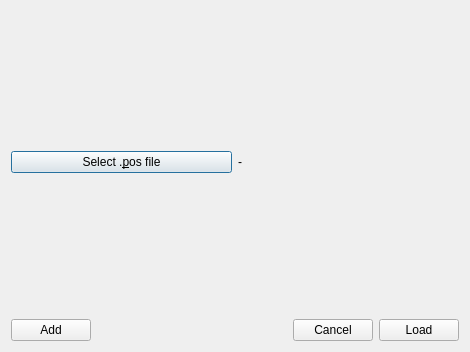
<?xml version="1.0" encoding="UTF-8"?>
<ui version="4.0">
 <class>loadDialog</class>
 <widget class="QDialog" name="loadDialog">
  <property name="geometry">
   <rect>
    <x>0</x>
    <y>0</y>
    <width>470</width>
    <height>352</height>
   </rect>
  </property>
  <property name="windowTitle">
   <string>Dialog</string>
  </property>
  <layout class="QVBoxLayout" name="verticalLayout_2">
   <item>
    <layout class="QVBoxLayout" name="verticalLayout">
     <item>
      <layout class="QHBoxLayout" name="horizontalLayout">
       <item>
        <widget class="QPushButton" name="posButton">
         <property name="text">
          <string>Select .&amp;pos file</string>
         </property>
        </widget>
       </item>
       <item>
        <widget class="QLabel" name="posLabel">
         <property name="text">
          <string>-</string>
         </property>
         <property name="buddy">
          <cstring>posButton</cstring>
         </property>
        </widget>
       </item>
      </layout>
     </item>
     <item>
      <layout class="QHBoxLayout" name="horizontalLayout_3">
       <item>
        <widget class="QPushButton" name="addButton">
         <property name="text">
          <string>Add</string>
         </property>
        </widget>
       </item>
       <item>
        <spacer name="horizontalSpacer">
         <property name="orientation">
          <enum>Qt::Horizontal</enum>
         </property>
         <property name="sizeHint" stdset="0">
          <size>
           <width>40</width>
           <height>20</height>
          </size>
         </property>
        </spacer>
       </item>
       <item>
        <widget class="QPushButton" name="cancelButton">
         <property name="text">
          <string>Cancel</string>
         </property>
        </widget>
       </item>
       <item>
        <widget class="QPushButton" name="loadButton">
         <property name="text">
          <string>Load</string>
         </property>
        </widget>
       </item>
      </layout>
     </item>
    </layout>
   </item>
  </layout>
 </widget>
 <resources/>
 <connections>
  <connection>
   <sender>cancelButton</sender>
   <signal>clicked()</signal>
   <receiver>loadDialog</receiver>
   <slot>reject()</slot>
   <hints>
    <hint type="sourcelabel">
     <x>159</x>
     <y>202</y>
    </hint>
    <hint type="destinationlabel">
     <x>157</x>
     <y>226</y>
    </hint>
   </hints>
  </connection>
 </connections>
</ui>
